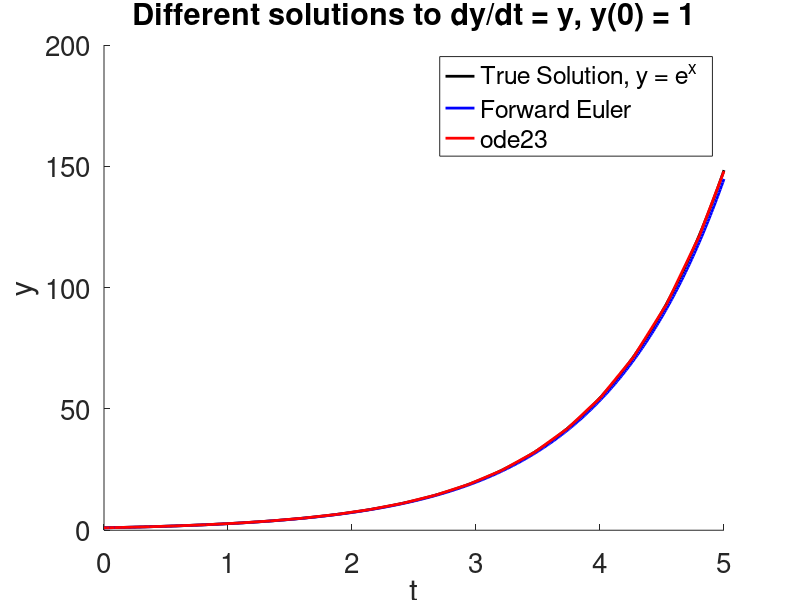

MATLAB code to generate this figure:
% Example of ODE solved by Forward Euler and by ODE23, compared to
% the exact solution.

clear all;
close all;

tic

% First, we define the function of our ODE y' = f(y,t) using an anonymous
% function.  In this case, we're dealing with y' = y.

myODE = @(t,y) y; % We need to include t as an argument for ode23 to work, and they must be in this order

% Set up the minimum and maximum times, and the time step we use with
% Forward Euler.  Also, chose a value for y(tmin).

tmin = 0;
tmax = 5;
t_step = 0.01;
y_init = 1;

time = tmin:t_step:tmax; % A time vector used for the true solution and Forward Euler
yTrue = exp(time); % The true solution for reference
yFE = zeros(size(time));
yFE(1) = y_init; % Set up a vector to store the Forward Euler Solution

% Implement the Forward Euler Solution
for j = 2:max(size(time))
    yFE(j) = yFE(j - 1) + t_step * myODE(time(j),yFE(j - 1));
end

toc

tic

% Implement the ODE23 solution (Note that this will create its own time
% vector.

tRange = [tmin,tmax]; % MATLab's ODE solvers require a start and end time in a vector, but make their own range of times
[tODE,yODE] = ode23(myODE,tRange,y_init);

toc

% Plot the results

h = figure();
hold on;
plot(time,yTrue,'k','LineWidth',2);
plot(time,yFE,'b','LineWidth',2);
plot(tODE,yODE,'r','LineWidth',2);
set(gca,'FontSize',20);
title(['Different solutions to dy/dt = y, y(',num2str(tmin),') = ',num2str(y_init)]);
xlabel('t');
ylabel('y');
legend('True Solution, y = e^{x}','Forward Euler','ode23');

% See what happens as we use different time steps for Forward Euler.  Also,
% try ode113 or ode45 for different solution methods, and if you're very
% ambitious, try a more complex function (and erase the "true" solution,
% since it will no longer be accurate.)